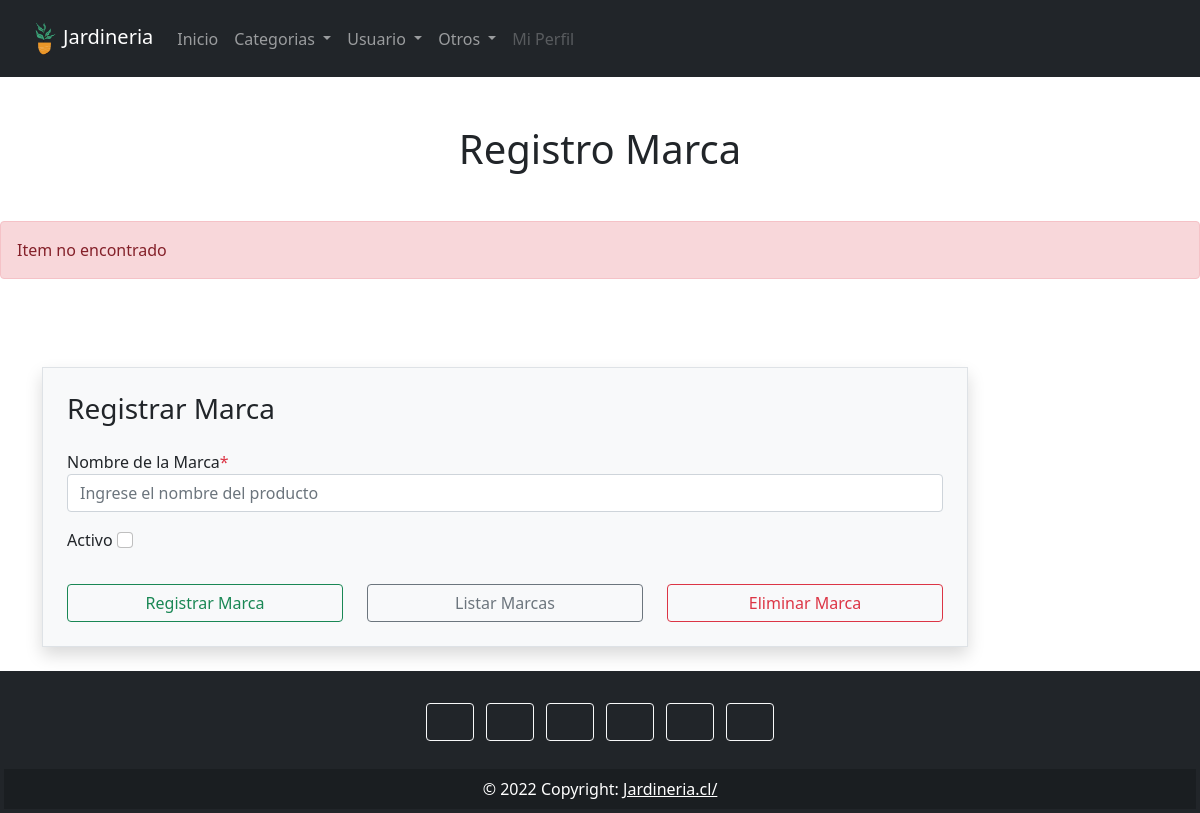
The page /crud/marca/1/ on the database as committed earlier.
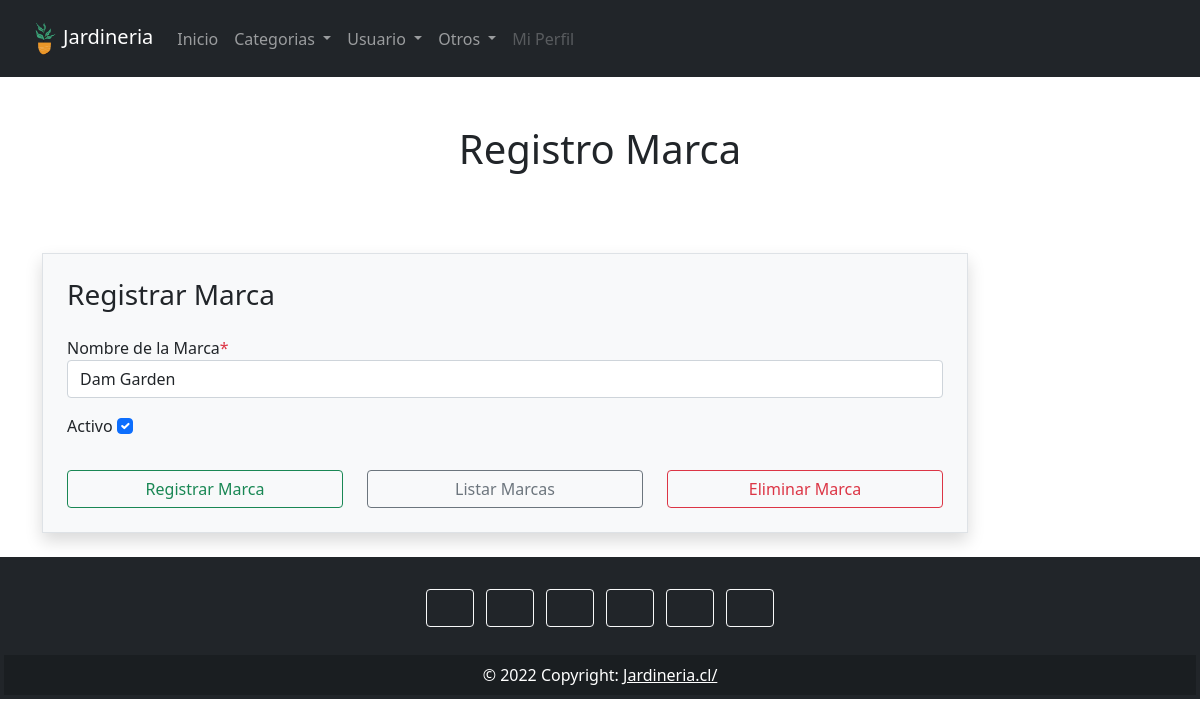
The same page on the database as committed later.
### crud/models.py (models this page shows, shortened)
class Marca(models.Model):
    nombreMarca = models.TextField(max_length=50)
    activo = models.BooleanField()

### crud/views.py (the view)
# urls.py: path('marca/<int:id>/', views.viewReadMarca, name="marca"),
def viewReadMarca(request, id):
    cntx = {}
    try:
        fila = Marca.objects.get(pk = id)
        cntx = {'fila': fila}
    except:
        cntx = {'error': 'Item no encontrado'}
    return render(request, 'marca.html', cntx)

### crud/templates/marca.html (shortened to what this page needs)
{% extends "index.html" %}
{% block tituloPagina %}
    <div class="text-center mt-5">
        <h1>Registro Marca</h1>
    </div>
{% endblock %}
{% block mensaje %}
{% if mensaje %}
    <div class="alert alert-success mt-5" role="alert">
        {{ mensaje }}
    </div>
{% elif error %}
    <div class="alert alert-danger mt-5" role="alert">
        {{ error }}
    </div>
{% endif %}
{% endblock %}
{% block contenido %}
<br>
    <div class="container">
        <div class="row">
            <div class="col-md-10 off-md-4">
                <div class="signup-form">
                    <form action="{%url 'marca' %}" method="POST" autocomplete="off" class="mt-5 border p-4 bg-light shadow">
                        <h3 class="mb-4">Registrar Marca</h3>
                        <div class="mb-3 col-md-12">
                            <label for="txtNombre">Nombre de la Marca<span class="text-danger">*</span></label>
                            <input type="text" id="txtNombre" name="txtNombre" placeholder="Ingrese el nombre del producto" class="txtNombre form-control" value="{{ fila.nombreMarca }}">
                        </div>
                        <div class="mb-3 col-md-12">
                            <label class="form-check-label" for="chkActivo">Activo</label>
                            <input type="checkbox" name="chkActivo" id="chkActivo" class="form-check-input" value="1" {% if fila.activo %}{{ 'checked' }}{% endif %}>
                        </div>
                        <div class="row">
                          <div class="col-md-4 mt-3">
                            <input type="submit" name="btnCreate" class="btnCreate btn btn-outline-success form-control" value="Registrar Marca">
                          </div>
                          <div class="col-md-4 mt-3">
                            <input type="submit" name="btnRead" class="btnRead btn btn-outline-secondary form-control" value="Listar Marcas">
                          </div>
                          <div class="col-md-4 mt-3">
                            <input type="submit" name="btnDelete" class="btnDelete btn btn-outline-danger form-control" value="Eliminar Marca">
                          </div>
                        </div>
                    </form>
                </div>
            </div>
        </div>
    </div>
{% endblock %}

Rows that differ between the two databases and show on the page:
added Marca: txtNombre "Dam Garden", activo "☑"
Other text that changed with them:
{{ error }}: "Item no encontrado" → (not shown)
form field chkActivo: "☐" → (not shown)
